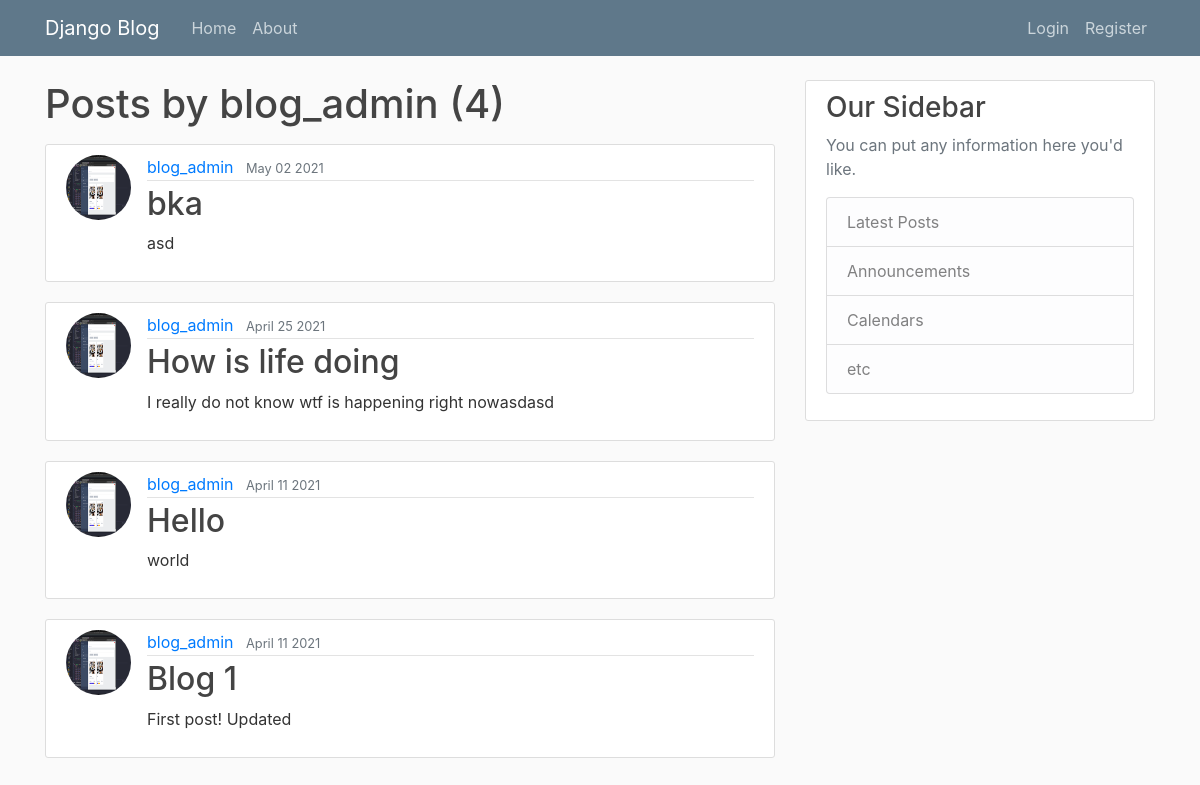
/user/blog_admin/, run on an earlier commit of the app's database.
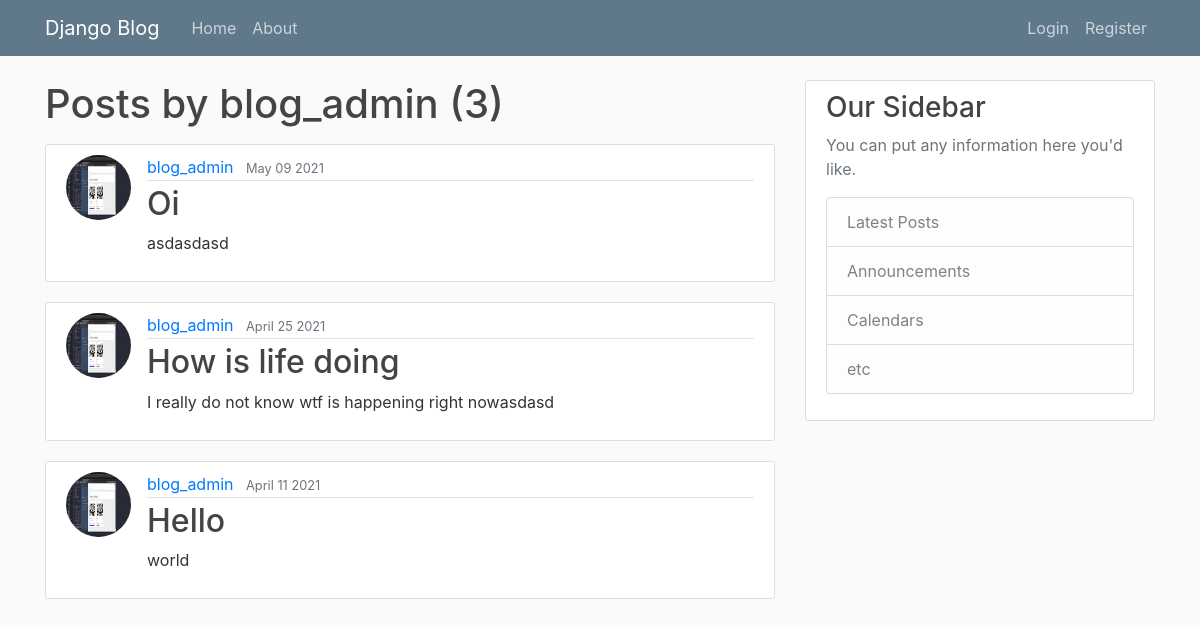
And on a later commit of the database.
### blogs/models.py (models this page shows, shortened)
class Post(models.Model):
    title = models.CharField(max_length=200)
    content = models.TextField()
    date_posted = models.DateTimeField(default=timezone.now)
    author = models.ForeignKey(to=User, on_delete=models.CASCADE)

### users/models.py (models this page shows, shortened)
class Profile(models.Model):
    user = models.OneToOneField(to=User, on_delete=models.CASCADE)
    image = models.ImageField(default='default.jpg', upload_to='profile_pics')

### blogs/views.py (the view)
# urls.py: path('user/<str:username>/', UserPostListView.as_view(), name='user-posts')
class UserPostListView(ListView):
    model = Post
    template_name = 'blogs/user_posts.html'
    context_object_name = 'posts'
    paginate_by = 4
    def get_queryset(self):
        user = get_object_or_404(User, username=self.kwargs.get('username'))
        return Post.objects.filter(author=user).order_by('-date_posted')

### blogs/templates/blogs/user_posts.html (shortened to what this page needs)
{% extends 'blogs/base.html' %}
{% block content %}
    <h1 class="mb-3">Posts by {{ view.kwargs.username }} ({{ page_obj.paginator.count }})</h1>
    {% for post in posts %}
        <article class="media content-section">
            <img src="{{ post.author.profile.image.url }}" class="rounded-circle article-img" alt="">
            <div class="media-body">
                <div class="article-metadata">
                    <a class="mr-2" href="{% url 'blogs:user-posts' post.author.username %}">{{ post.author }}</a>
                    <small class="text-muted">{{ post.date_posted|date:"F d Y" }}</small>
                </div>
                <h2><a class="article-title" href="{% url 'blogs:post-detail' post.id %}">{{ post.title }}</a></h2>
                <p class="article-content">{{ post.content }}</p>
            </div>
        </article>
    {% endfor %}
{% endblock content %}

### blogs/templates/blogs/base.html (shortened to what this page needs)
{% load static %}
<!DOCTYPE html>
<html lang="en">
<head>
    <link rel="stylesheet" href="https://maxcdn.bootstrapcdn.com/bootstrap/4.0.0/css/bootstrap.min.css"
>
    <link rel="stylesheet" type="text/css" href="{% static 'blogs/main.css' %}" />
</head>
<body>
    <header class="site-header">
        <nav class="navbar navbar-expand-md navbar-dark bg-steel fixed-top">
            <div class="container">
                <a class="navbar-brand mr-4" href="{% url 'blogs:home' %}">Django Blog</a>
                <div class="collapse navbar-collapse" id="navbarToggle">
                    <div class="navbar-nav mr-auto">
                        <a class="nav-item nav-link" href="{% url 'blogs:home' %}">Home</a>
                        <a class="nav-item nav-link" href="{% url 'blogs:about' %}">About</a>
                    </div>
                    <div class="navbar-nav">
                        {% if user.is_authenticated %}
                            <a class="nav-item nav-link" href="{% url 'blogs:post-create' %}">New Post</a>
                            <a class="nav-item nav-link" href="{% url 'users:profile' %}">Profile</a>
                            <a class="nav-item nav-link" href="{% url 'users:logout' %}">Logout</a>
                        {% else %}
                            <a class="nav-item nav-link" href="{% url 'users:login' %}">Login</a>
                            <a class="nav-item nav-link" href="{% url 'users:register' %}">Register</a>
                        {% endif %}
                    </div>
                </div>
            </div>
        </nav>
    </header>
    <main role="main" class="container">
        <div class="row">
            <div class="col-md-8">
                {% block content %}{% endblock %}
            </div>
            <div class="col-md-4">
                <div class="content-section">
                    <h3>Our Sidebar</h3>
                    <p class='text-muted'>
                        You can put any information here you'd like.
                        <ul class="list-group">
                            <li class="list-group-item list-group-item-light">Latest Posts</li>
                            <li class="list-group-item list-group-item-light">Announcements</li>
                            <li class="list-group-item list-group-item-light">Calendars</li>
                            <li class="list-group-item list-group-item-light">etc</li>
                        </ul>
                    </p>
                </div>
            </div>
        </div>
    </main>
</body>
</html>

### blogs/static/blogs/main.css (style rules this page uses)
body { background: #fafafa; color: #333333; margin-top: 5rem; }
h1, h2, h3, h4, h5, h6 { color: #444444; }
ul { margin: 0; }
.bg-steel { background-color: #5f788a; }
.site-header .navbar-nav .nav-link { color: #cbd5db; }
.content-section { background: #ffffff; padding: 10px 20px; border: 1px solid #dddddd; border-radius: 3px; margin-bottom: 20px; }
.article-title { color: #444444; }
.article-content { white-space: pre-line; }
.article-img { height: 65px; width: 65px; margin-right: 16px; }
.article-metadata { padding-bottom: 1px; margin-bottom: 4px; border-bottom: 1px solid #e3e3e3 }

What changed in the data, as far as the page shows it:
removed Post: author.profile.image (picture), author "blog_admin", date_posted "May 02 2021", title "bka", content "asd"
removed Post: author.profile.image (picture), author "blog_admin", date_posted "April 11 2021", title "Blog 1", content "First post! Updated"
added Post: author.profile.image (picture), author "blog_admin", date_posted "May 09 2021", title "Oi", content "asdasdasd"
Also different on the page:
{{ page_obj.paginator.count }}: "4" → "3"
